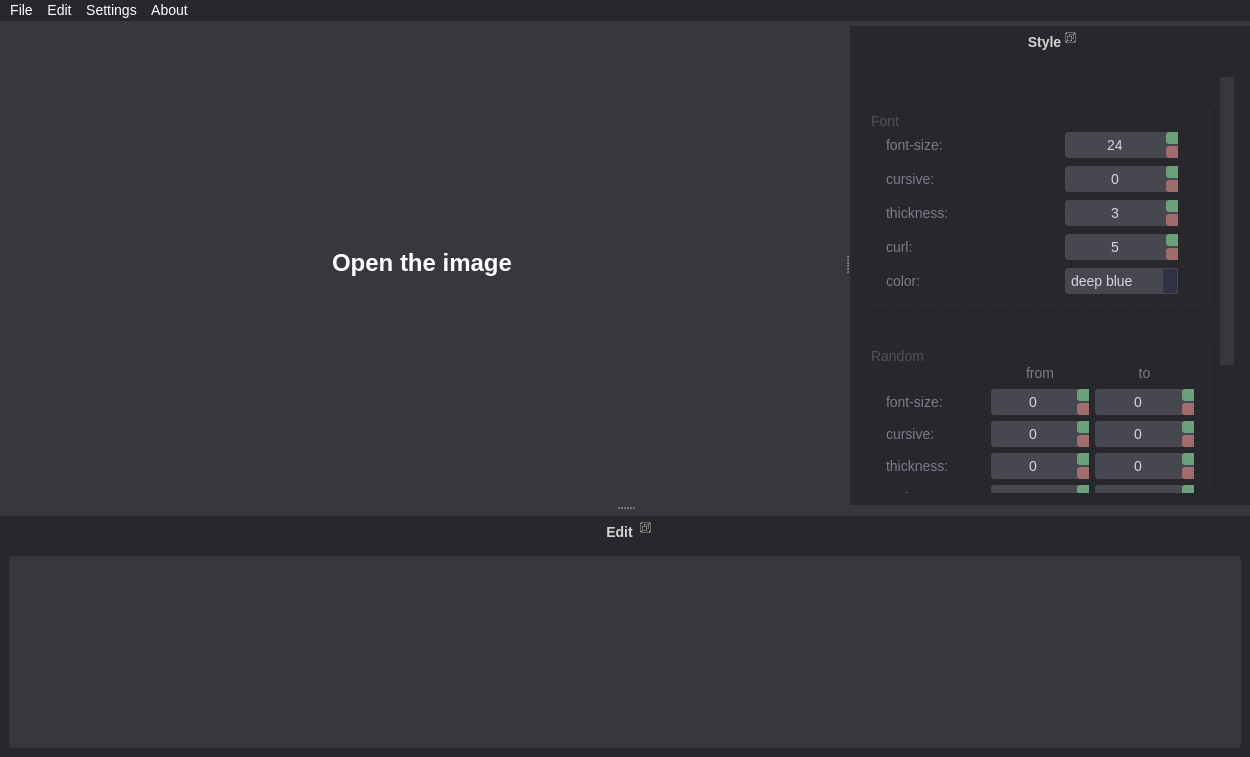
<?xml version="1.0" encoding="UTF-8"?>
<ui version="4.0">
 <class>MainWindow</class>
 <widget class="QMainWindow" name="MainWindow">
  <property name="geometry">
   <rect>
    <x>0</x>
    <y>0</y>
    <width>1250</width>
    <height>757</height>
   </rect>
  </property>
  <property name="minimumSize">
   <size>
    <width>200</width>
    <height>100</height>
   </size>
  </property>
  <property name="font">
   <font>
    <pointsize>-1</pointsize>
   </font>
  </property>
  <property name="contextMenuPolicy">
   <enum>Qt::ActionsContextMenu</enum>
  </property>
  <property name="windowTitle">
   <string>BioText</string>
  </property>
  <property name="styleSheet">
   <string notr="true">QWidget {
	selection-background-color: #28272C;
	font-size: 14px;
	border: 0px;
}

QMainWindow {
	background-color: #38373E;
    color: white ;
}

QMenuBar {
	background-color:#28272C;
	color: white ;
}

QTabWidget::pane, QTabWidget::tab-bar, QTabWidget, QTabWidget::tab { /* The tab widget frame */
    border: 0px;
}

QTabBar::tab {
	color: #52515C;
    background: #27262B;
    border-bottom-left-radius: 4px;
    border-bottom-right-radius: 4px;
    min-width: 8ex;
    padding: 3px 8px 3px 8px;
	margin-left: 3px;
	margin-bottom: 3px;
}

QTabBar::tab:selected, QTabBar::tab:hover {
    background: #484750;
}

QTabBar::tab:selected {
	color: white ;

}

QTabBar::tab:pressed {
	font-size: 14px;
}

QTabBar::tab:!selected {
    margin-bottom: 3px; /* make non-selected tabs look smaller */
}

QTabBar::tab:!selected:hover {
   color: #28272C;
}

QScrollBar, QScrollArea {
	border: 0px;
	margin: 8px 0px;
	background-color: none;
}

QScrollBar::sub-page:vertical, QScrollBar::add-page:vertical, 
QScrollBar::sub-line:vertical, QScrollBar::add-line:vertical, QScrollBar::up-arrow:vertical, QScrollBar::down-arrow:vertical {
	background-color: none;
}

QScrollBar::handle {
	border: 0px;
	border-radius: 8px;
}

QScrollBar::handle:hover {
	backround-color: #474750;
}

QSpinBox, QComboBox {
	color: #D7D6E1;
	background-color: #52515C;
	border: 0px;
	padding: 4px;
	border-radius: 3px;
}

QSpinBox::up-button, QSpinBox::down-button {
	border: 0px;
	border-bottom-left-radius: 3px;
	border-top-left-radius: 3px;
	width: 12px;
	height: 12px
}

QSpinBox::up-button {
	background-color: #6CA078;
}

QSpinBox::down-button {
	background-color: #A06C6C;
}

QSpinBox::up-button:hover {
	background-color: #8CD09C;
}

QSpinBox::down-button:hover {
	background-color: #D08C8C;
}

QSpinBox::up-button:pressed {
	background-color: #3B5842;
}

QSpinBox::down-button:pressed {
	background-color: #583B3B;
}

QSpinBox::up-arrow, QSpinBox::down-arrow {
	color: #474750;
	width: 7px;
	height: 7px;
}

QSpinBox:hover, QComboBox:hover {
	color: white;
}

QGroupBox {
	color: #52515C; 
	border: 1px dashed #43424A;
}

QDockWidget QLabel {
	color: #7C7B8B;
}

QDockWidget QLabel:hover {
	color: #9998AC;
}

QDockWidget {
	background-color: #28272C;
	color: lightgray;
	border: 1px solid lightgray;
}

QDockWidget::title {
	background-color: #28272C;
	padding: 5px;
	text-align: center;
	margin-top: 5px;
}

QDockWidget::float-button {
	color: gray;
	left: 20px;
	top: 8px;
	subcontrol-position: top center;
}

QLabel {
	color: white;
}</string>
  </property>
  <widget class="QWidget" name="centralwidget">
   <layout class="QHBoxLayout" name="horizontalLayout">
    <item>
     <widget class="QLabel" name="lImage">
      <property name="minimumSize">
       <size>
        <width>0</width>
        <height>0</height>
       </size>
      </property>
      <property name="font">
       <font>
        <pointsize>-1</pointsize>
        <weight>75</weight>
        <bold>true</bold>
       </font>
      </property>
      <property name="styleSheet">
       <string notr="true">QLabel {
	font-size: 24px;
}

QLabel:hover {
	background-color: #3B3A41;
	border-radius: 12px;
}</string>
      </property>
      <property name="text">
       <string>Open the image</string>
      </property>
      <property name="textFormat">
       <enum>Qt::RichText</enum>
      </property>
      <property name="alignment">
       <set>Qt::AlignCenter</set>
      </property>
     </widget>
    </item>
   </layout>
  </widget>
  <widget class="QMenuBar" name="menubar">
   <property name="geometry">
    <rect>
     <x>0</x>
     <y>0</y>
     <width>1250</width>
     <height>25</height>
    </rect>
   </property>
   <property name="styleSheet">
    <string notr="true">QMenuBar::item:selected {
	background-color: #38373E;
}

QMenu::item {
	background-color: #28272C;
	color: #D7D6E1;
}

QMenu::item:selected {
	background-color: #38373E;
	color: white;
}

QMenu::separator {
    height: 2px;
    background: #28272C;
    margin-left: 10px;
    margin-right: 5px;
	border-color:  #28272C;
}

QMenu::indicator {
	width: 0px;
	height: 0px;
}</string>
   </property>
   <widget class="QMenu" name="menuFile">
    <property name="title">
     <string>File</string>
    </property>
    <addaction name="actionOpen"/>
    <addaction name="separator"/>
    <addaction name="actionSave"/>
    <addaction name="separator"/>
    <addaction name="actionExport"/>
    <addaction name="separator"/>
    <addaction name="actionQuit"/>
   </widget>
   <widget class="QMenu" name="menuEdit">
    <property name="title">
     <string>Edit</string>
    </property>
   </widget>
   <widget class="QMenu" name="menuSettings">
    <property name="title">
     <string>Settings</string>
    </property>
   </widget>
   <widget class="QMenu" name="menuHelp">
    <property name="title">
     <string>About</string>
    </property>
   </widget>
   <addaction name="menuFile"/>
   <addaction name="menuEdit"/>
   <addaction name="menuSettings"/>
   <addaction name="menuHelp"/>
  </widget>
  <widget class="QDockWidget" name="dockStyle">
   <property name="minimumSize">
    <size>
     <width>400</width>
     <height>200</height>
    </size>
   </property>
   <property name="maximumSize">
    <size>
     <width>600</width>
     <height>524287</height>
    </size>
   </property>
   <property name="font">
    <font>
     <pointsize>-1</pointsize>
     <weight>75</weight>
     <bold>true</bold>
    </font>
   </property>
   <property name="styleSheet">
    <string notr="true">background-color: #28272C;</string>
   </property>
   <property name="features">
    <set>QDockWidget::DockWidgetFloatable|QDockWidget::DockWidgetMovable</set>
   </property>
   <property name="allowedAreas">
    <set>Qt::LeftDockWidgetArea|Qt::RightDockWidgetArea</set>
   </property>
   <property name="windowTitle">
    <string>Style</string>
   </property>
   <attribute name="dockWidgetArea">
    <number>2</number>
   </attribute>
   <widget class="QWidget" name="dockWidgetContents">
    <layout class="QVBoxLayout" name="verticalLayout" stretch="0">
     <property name="spacing">
      <number>12</number>
     </property>
     <property name="sizeConstraint">
      <enum>QLayout::SetNoConstraint</enum>
     </property>
     <property name="leftMargin">
      <number>10</number>
     </property>
     <property name="topMargin">
      <number>4</number>
     </property>
     <property name="rightMargin">
      <number>16</number>
     </property>
     <property name="bottomMargin">
      <number>4</number>
     </property>
     <item>
      <widget class="QScrollArea" name="scrollArea">
       <property name="styleSheet">
        <string notr="true">QScrollBar::handle {
	border: 0px;
	border-radius: 8px;
	background-color: #37373E;
}</string>
       </property>
       <property name="lineWidth">
        <number>1</number>
       </property>
       <property name="widgetResizable">
        <bool>true</bool>
       </property>
       <widget class="QWidget" name="scrollAreaWidgetContents_2">
        <property name="geometry">
         <rect>
          <x>0</x>
          <y>0</y>
          <width>357</width>
          <height>600</height>
         </rect>
        </property>
        <property name="minimumSize">
         <size>
          <width>350</width>
          <height>600</height>
         </size>
        </property>
        <layout class="QVBoxLayout" name="verticalLayout_3">
         <item>
          <widget class="QGroupBox" name="groupBox">
           <property name="styleSheet">
            <string notr="true">QSpinBox {
	background-color: #474750;
}

QComboBox::drop-down {
    border: 1px solid #474750;
	background-color: #2E3244;
	border-bottom-right-radius: 3px;
	border-top-right-radius: 3px;
}

QComboBox {
	background-color: #474750;
}

QListView {
	color: #F4F3FF;
	background-color: #61616E;
	border: 1px solid white;
	border-radius: 2px;
	selection-background-color: black;
}</string>
           </property>
           <property name="title">
            <string>Font</string>
           </property>
           <layout class="QGridLayout" name="gridLayout" columnstretch="3,2" columnminimumwidth="0,0">
            <property name="sizeConstraint">
             <enum>QLayout::SetMinAndMaxSize</enum>
            </property>
            <property name="leftMargin">
             <number>16</number>
            </property>
            <property name="topMargin">
             <number>20</number>
            </property>
            <property name="rightMargin">
             <number>32</number>
            </property>
            <property name="bottomMargin">
             <number>12</number>
            </property>
            <property name="horizontalSpacing">
             <number>10</number>
            </property>
            <property name="verticalSpacing">
             <number>8</number>
            </property>
            <item row="2" column="1">
             <widget class="QSpinBox" name="sThickness">
              <property name="alignment">
               <set>Qt::AlignCenter</set>
              </property>
              <property name="minimum">
               <number>1</number>
              </property>
              <property name="maximum">
               <number>32</number>
              </property>
              <property name="singleStep">
               <number>1</number>
              </property>
              <property name="value">
               <number>3</number>
              </property>
             </widget>
            </item>
            <item row="4" column="0">
             <widget class="QLabel" name="lColor">
              <property name="text">
               <string>color:</string>
              </property>
             </widget>
            </item>
            <item row="0" column="0">
             <widget class="QLabel" name="lSize">
              <property name="text">
               <string>font-size:</string>
              </property>
             </widget>
            </item>
            <item row="3" column="0">
             <widget class="QLabel" name="lCurl">
              <property name="text">
               <string>curl:</string>
              </property>
             </widget>
            </item>
            <item row="1" column="0">
             <widget class="QLabel" name="lCursive">
              <property name="text">
               <string>cursive:</string>
              </property>
             </widget>
            </item>
            <item row="1" column="1">
             <widget class="QSpinBox" name="sCursive">
              <property name="alignment">
               <set>Qt::AlignCenter</set>
              </property>
              <property name="minimum">
               <number>-100</number>
              </property>
              <property name="maximum">
               <number>100</number>
              </property>
              <property name="singleStep">
               <number>5</number>
              </property>
              <property name="value">
               <number>0</number>
              </property>
             </widget>
            </item>
            <item row="3" column="1">
             <widget class="QSpinBox" name="sCurl">
              <property name="alignment">
               <set>Qt::AlignCenter</set>
              </property>
              <property name="minimum">
               <number>0</number>
              </property>
              <property name="maximum">
               <number>24</number>
              </property>
              <property name="value">
               <number>5</number>
              </property>
             </widget>
            </item>
            <item row="2" column="0">
             <widget class="QLabel" name="lThickness">
              <property name="text">
               <string>thickness:</string>
              </property>
             </widget>
            </item>
            <item row="0" column="1">
             <widget class="QSpinBox" name="sSize">
              <property name="styleSheet">
               <string notr="true"/>
              </property>
              <property name="alignment">
               <set>Qt::AlignCenter</set>
              </property>
              <property name="minimum">
               <number>6</number>
              </property>
              <property name="maximum">
               <number>200</number>
              </property>
              <property name="value">
               <number>24</number>
              </property>
             </widget>
            </item>
            <item row="4" column="1">
             <widget class="QComboBox" name="cColor">
              <property name="editable">
               <bool>true</bool>
              </property>
              <property name="currentText">
               <string>deep blue</string>
              </property>
              <property name="placeholderText">
               <string/>
              </property>
              <item>
               <property name="text">
                <string>deep blue</string>
               </property>
              </item>
              <item>
               <property name="text">
                <string>black</string>
               </property>
              </item>
              <item>
               <property name="text">
                <string>blue</string>
               </property>
              </item>
              <item>
               <property name="text">
                <string>red</string>
               </property>
              </item>
             </widget>
            </item>
           </layout>
          </widget>
         </item>
         <item>
          <widget class="QGroupBox" name="groupBox_2">
           <property name="styleSheet">
            <string notr="true">QSpinBox {
	background-color: #474750;
}</string>
           </property>
           <property name="title">
            <string>Random</string>
           </property>
           <layout class="QGridLayout" name="gridLayout_2" rowstretch="0,0,0,0,0">
            <property name="sizeConstraint">
             <enum>QLayout::SetMaximumSize</enum>
            </property>
            <property name="leftMargin">
             <number>16</number>
            </property>
            <property name="topMargin">
             <number>16</number>
            </property>
            <property name="rightMargin">
             <number>16</number>
            </property>
            <property name="bottomMargin">
             <number>16</number>
            </property>
            <item row="1" column="2">
             <widget class="QSpinBox" name="sSizeMax">
              <property name="alignment">
               <set>Qt::AlignCenter</set>
              </property>
              <property name="minimum">
               <number>-10</number>
              </property>
              <property name="maximum">
               <number>10</number>
              </property>
             </widget>
            </item>
            <item row="2" column="2">
             <widget class="QSpinBox" name="sCursiveMax">
              <property name="alignment">
               <set>Qt::AlignCenter</set>
              </property>
              <property name="minimum">
               <number>-10</number>
              </property>
              <property name="maximum">
               <number>10</number>
              </property>
             </widget>
            </item>
            <item row="4" column="1">
             <widget class="QSpinBox" name="sCurlMin">
              <property name="alignment">
               <set>Qt::AlignCenter</set>
              </property>
              <property name="minimum">
               <number>-10</number>
              </property>
              <property name="maximum">
               <number>10</number>
              </property>
             </widget>
            </item>
            <item row="3" column="0">
             <widget class="QLabel" name="lThicknessRandom">
              <property name="text">
               <string>thickness:</string>
              </property>
             </widget>
            </item>
            <item row="0" column="1">
             <widget class="QLabel" name="lFromRandom">
              <property name="maximumSize">
               <size>
                <width>16777215</width>
                <height>20</height>
               </size>
              </property>
              <property name="text">
               <string>from</string>
              </property>
              <property name="alignment">
               <set>Qt::AlignCenter</set>
              </property>
             </widget>
            </item>
            <item row="2" column="0">
             <widget class="QLabel" name="lCursiveRandom">
              <property name="text">
               <string>cursive:</string>
              </property>
             </widget>
            </item>
            <item row="3" column="1">
             <widget class="QSpinBox" name="sThicknessMin">
              <property name="alignment">
               <set>Qt::AlignCenter</set>
              </property>
              <property name="minimum">
               <number>-10</number>
              </property>
              <property name="maximum">
               <number>10</number>
              </property>
             </widget>
            </item>
            <item row="4" column="0">
             <widget class="QLabel" name="lCurlRandom">
              <property name="text">
               <string>curl:</string>
              </property>
             </widget>
            </item>
            <item row="1" column="0">
             <widget class="QLabel" name="lSizeRandom">
              <property name="text">
               <string>font-size:</string>
              </property>
             </widget>
            </item>
            <item row="1" column="1">
             <widget class="QSpinBox" name="sSizeMin">
              <property name="alignment">
               <set>Qt::AlignCenter</set>
              </property>
              <property name="minimum">
               <number>-10</number>
              </property>
              <property name="maximum">
               <number>10</number>
              </property>
             </widget>
            </item>
            <item row="2" column="1">
             <widget class="QSpinBox" name="sCursiveMin">
              <property name="alignment">
               <set>Qt::AlignCenter</set>
              </property>
              <property name="minimum">
               <number>-10</number>
              </property>
              <property name="maximum">
               <number>10</number>
              </property>
             </widget>
            </item>
            <item row="3" column="2">
             <widget class="QSpinBox" name="sThicknessMax">
              <property name="alignment">
               <set>Qt::AlignCenter</set>
              </property>
              <property name="minimum">
               <number>-10</number>
              </property>
              <property name="maximum">
               <number>10</number>
              </property>
             </widget>
            </item>
            <item row="0" column="2">
             <widget class="QLabel" name="lToRandom">
              <property name="maximumSize">
               <size>
                <width>16777215</width>
                <height>20</height>
               </size>
              </property>
              <property name="text">
               <string>to</string>
              </property>
              <property name="alignment">
               <set>Qt::AlignCenter</set>
              </property>
             </widget>
            </item>
            <item row="0" column="0">
             <widget class="QLabel" name="label_6">
              <property name="maximumSize">
               <size>
                <width>16777215</width>
                <height>20</height>
               </size>
              </property>
              <property name="text">
               <string/>
              </property>
             </widget>
            </item>
            <item row="4" column="2">
             <widget class="QSpinBox" name="sCurlMax">
              <property name="alignment">
               <set>Qt::AlignCenter</set>
              </property>
              <property name="minimum">
               <number>-10</number>
              </property>
              <property name="maximum">
               <number>10</number>
              </property>
             </widget>
            </item>
           </layout>
          </widget>
         </item>
         <item>
          <widget class="QGroupBox" name="groupBox_3">
           <property name="styleSheet">
            <string notr="true">QSpinBox {
	background-color: #474750;
}</string>
           </property>
           <property name="title">
            <string>Misc</string>
           </property>
           <layout class="QGridLayout" name="gridLayout_3" columnstretch="3,2">
            <property name="sizeConstraint">
             <enum>QLayout::SetMinAndMaxSize</enum>
            </property>
            <property name="leftMargin">
             <number>16</number>
            </property>
            <property name="topMargin">
             <number>16</number>
            </property>
            <property name="rightMargin">
             <number>32</number>
            </property>
            <property name="bottomMargin">
             <number>16</number>
            </property>
            <item row="0" column="0">
             <widget class="QLabel" name="lDivide">
              <property name="text">
               <string>divide:</string>
              </property>
             </widget>
            </item>
            <item row="0" column="1">
             <widget class="QSpinBox" name="sDivide">
              <property name="alignment">
               <set>Qt::AlignCenter</set>
              </property>
             </widget>
            </item>
           </layout>
          </widget>
         </item>
        </layout>
       </widget>
      </widget>
     </item>
    </layout>
   </widget>
  </widget>
  <widget class="QDockWidget" name="dockEdit">
   <property name="minimumSize">
    <size>
     <width>151</width>
     <height>178</height>
    </size>
   </property>
   <property name="font">
    <font>
     <pointsize>-1</pointsize>
     <weight>75</weight>
     <bold>true</bold>
    </font>
   </property>
   <property name="styleSheet">
    <string notr="true">background-color: #28272C;</string>
   </property>
   <property name="features">
    <set>QDockWidget::DockWidgetFloatable|QDockWidget::DockWidgetMovable</set>
   </property>
   <property name="allowedAreas">
    <set>Qt::AllDockWidgetAreas</set>
   </property>
   <property name="windowTitle">
    <string>Edit</string>
   </property>
   <attribute name="dockWidgetArea">
    <number>8</number>
   </attribute>
   <widget class="QWidget" name="dockWidgetContents_3">
    <layout class="QVBoxLayout" name="verticalLayout_2">
     <item>
      <widget class="QTextEdit" name="textEdit">
       <property name="styleSheet">
        <string notr="true">QWidget {
	background-color: #38373E;
}


QTextEdit {
	font-size: 12px;
	border-radius: 4px;
	color: white;
	border: 1px solid #35353B;
	padding: 5px;
}

QScrollBar, QScrollArea {
	border: 0px;
	margin: 8px 0px;
	background-color: #38373E;
}

QScrollBar::handle {
	border: 0px;
	border-radius: 8px;
	background-color: #28272C;
}

QScrollBar::sub-page, QScrollBar::add-page, QScrollBar::up-arrow,QScrollBar::down-arrow {
	background-color: none;
}</string>
       </property>
      </widget>
     </item>
    </layout>
   </widget>
  </widget>
  <action name="actionOpen">
   <property name="text">
    <string>Open image...</string>
   </property>
  </action>
  <action name="actionSave">
   <property name="text">
    <string>Save...</string>
   </property>
  </action>
  <action name="actionSave_as">
   <property name="text">
    <string>Save as...</string>
   </property>
  </action>
  <action name="actionExport">
   <property name="text">
    <string>Export...</string>
   </property>
  </action>
  <action name="actionQuit">
   <property name="text">
    <string>Quit</string>
   </property>
  </action>
 </widget>
 <resources/>
 <connections/>
</ui>
